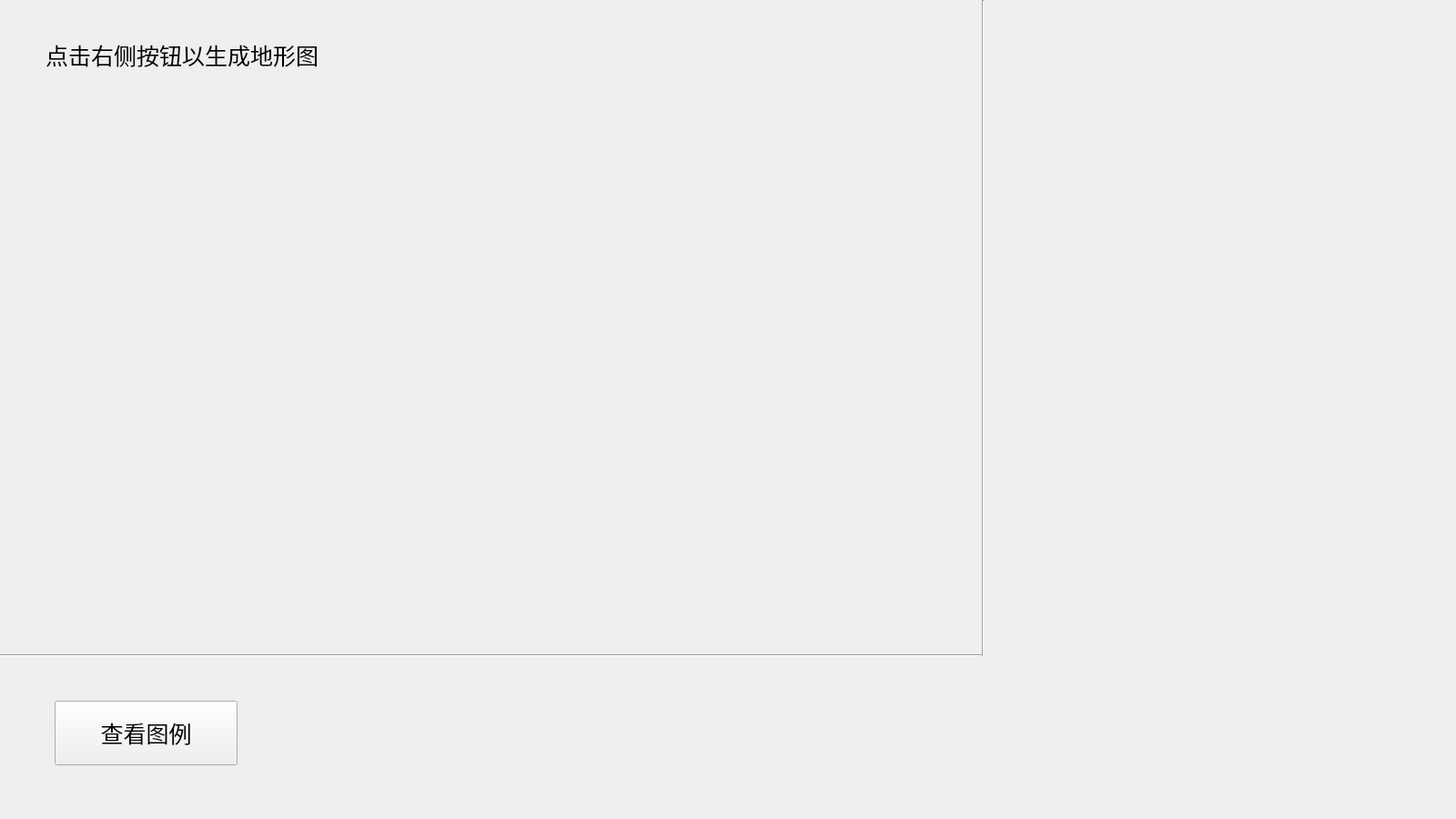
<?xml version="1.0" encoding="UTF-8"?>
<ui version="4.0">
 <class>PictureWidget</class>
 <widget class="QWidget" name="PictureWidget">
  <property name="geometry">
   <rect>
    <x>0</x>
    <y>0</y>
    <width>1600</width>
    <height>900</height>
   </rect>
  </property>
  <property name="windowTitle">
   <string>Form</string>
  </property>
  <widget class="QLabel" name="GraphPrinter">
   <property name="geometry">
    <rect>
     <x>50</x>
     <y>20</y>
     <width>431</width>
     <height>81</height>
    </rect>
   </property>
   <property name="font">
    <font>
     <pointsize>19</pointsize>
    </font>
   </property>
   <property name="text">
    <string>点击右侧按钮以生成地形图</string>
   </property>
  </widget>
  <widget class="Line" name="line">
   <property name="geometry">
    <rect>
     <x>0</x>
     <y>710</y>
     <width>1081</width>
     <height>20</height>
    </rect>
   </property>
   <property name="orientation">
    <enum>Qt::Horizontal</enum>
   </property>
  </widget>
  <widget class="Line" name="line_2">
   <property name="geometry">
    <rect>
     <x>1070</x>
     <y>0</y>
     <width>20</width>
     <height>721</height>
    </rect>
   </property>
   <property name="orientation">
    <enum>Qt::Vertical</enum>
   </property>
  </widget>
  <widget class="QPushButton" name="pushButton">
   <property name="geometry">
    <rect>
     <x>60</x>
     <y>770</y>
     <width>201</width>
     <height>71</height>
    </rect>
   </property>
   <property name="font">
    <font>
     <pointsize>19</pointsize>
    </font>
   </property>
   <property name="text">
    <string>查看图例</string>
   </property>
  </widget>
 </widget>
 <resources/>
 <connections/>
</ui>
